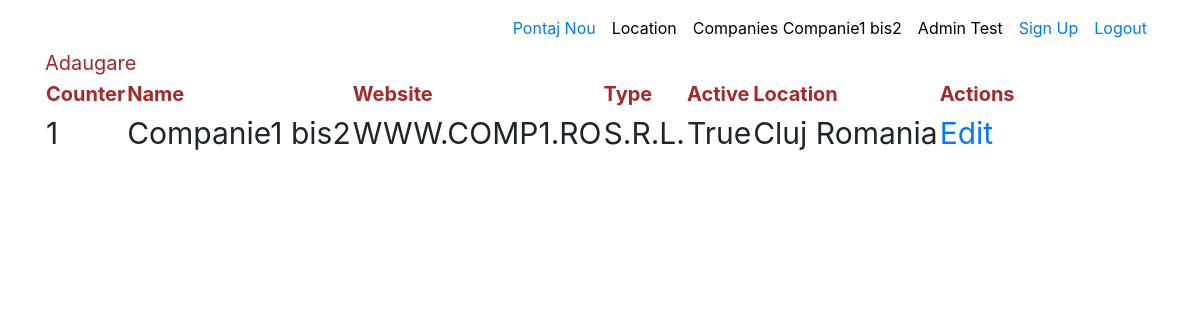
/companies/ (signed in), run on the app's committed database.
### aplicatie2/models.py (models this page shows, shortened)
class Companies(models.Model):
    name = models.CharField(max_length=50)
    website = models.CharField(max_length=100)
    type = models.CharField(max_length=10, choices=companies_choices)
    active = models.BooleanField(default=True)
    location = models.ForeignKey(Location, on_delete=models.CASCADE)

### aplicatie1/models.py (models this page shows, shortened)
class Location(models.Model):
    country = models.CharField(max_length=100)
    city = models.CharField(max_length=100)

### aplicatie2/views.py (the view)
# urls.py: path('', views.HomeIndex.as_view(), name="home"),
class HomeIndex(LoginRequiredMixin, ListView):
    model = Companies
    template_name = 'aplicatie2/companies_index.html'
    def get_context_data(self, *, object_list=None, **kwargs):
        context = super(HomeIndex, self).get_context_data(**kwargs)
        print(self.request.user.userextend.customer.id)
        context['all_companies'] = Companies.objects.filter(id=self.request.user.userextend.customer.id)
        return context

### proiect/context_processors.py (called while the page is built)
def get_company_name(request):
    if request.user.is_authenticated:
        return {'customer_name': request.user.userextend.customer.name}
    else:
        return {}

def is_ready_to_word(request):
    if request.user.is_authenticated:
        if Pontaj.objects.filter(user_id=request.user.id,  end_date=None).exists() is True:
            return {'ready_to_work': False}
        return {'ready_to_work': True}
    return {}

### templates/aplicatie2/companies_index.html
{% extends 'base.html' %}
{% block content %}
    <br>
    <br>
    <a href="{% url 'aplicatie2:adaugare' %}" class="header_style">Adaugare</a>
    <table id="id_tabel">
        <thead class="header_style">
        <th>Counter</th>
        <th>Name</th>
        <th>Website</th>
        <th>Type</th>
        <th>Active</th>
        <th>Location</th>
        <th>Actions</th>
        </thead>
        <tbody>
        {% for item in all_companies %}
            <tr>
                <td>{{ forloop.counter }}</td>
                <td>{{ item.name }}</td>
                <td>{{ item.website|upper }}</td>
                <td>{{ item.type }}</td>
                <td>{{ item.active }}</td>
                <td>{{ item.location.city }} {{ item.location.country }}</td>
                <td><a href="{% url 'aplicatie2:modificare' item.id %}">Edit</a></td>
            </tr>
        {% endfor %}
        </tbody>
    </table>
{% endblock %}

### templates/base.html (shortened to what this page needs)
<!DOCTYPE html>
<html lang="en">
<head>
    {% load static %}
    <link rel="stylesheet" href="https://maxcdn.bootstrapcdn.com/bootstrap/4.0.0/css/bootstrap.min.css"
>
    <link href="{% static 'css/style.css' %}" rel="stylesheet">
</head>
<body class="about-us">
<nav class="navbar navbar-expand-lg fixed-top navbar-transparent nav-down" color-on-scroll="200">
    <div class="container">
        <div class="collapse navbar-collapse">
            <ul class="navbar-nav ml-auto">
                {% if request.user.is_authenticated %}
                {% if ready_to_work %}
                <li class="nav-item">
                    <a class="nav-link" href="{% url 'userprofile:pontaj' %}">
                        Pontaj Nou
                    </a>
                </li>
                {% else %}
                <li class="nav-item">
                    <a class="nav-link" href="{% url 'userprofile:stop' request.user.id %}">
                        Ai pontat deja
                    </a>
                </li>
                {% endif %}
                {% endif %}
                <li class="nav-item">
                    <a href="{% url 'aplicatie1:home' %}" class="nav-link" style="color:black">
                        Location
                    </a>
                </li>
                <li class="nav-item">
                    <a href="{% url 'aplicatie2:home' %}" class="nav-link" style="color:black">
                        Companies {{ customer_name }}
                    </a>
                </li>
                {% if request.user.is_authenticated %}
                    <li class="nav-item">
                        <a href="{% url 'userprofile:update_profile' request.user.id %}" class="nav-link"
                           style="color: black">{{ request.user.first_name }} {{ request.user.last_name }}</a>
                    </li>
                {% endif %}
                <li class="nav-item">
                    <a href="{% url 'userprofile:new_account' %}" class="nav-link">
                        Sign Up
                    </a>
                </li>
                {% if request.user.is_authenticated == True %}
                    <li class="nav-item">
                        <a href="{% url 'logout' %}" class="nav-link">
                            Logout
                        </a>
                    </li>
                {% endif %}
            </ul>
        </div>
    </div>
</nav>
<div class="page-header page-header-small">
    <div class="content-center">
        <div class="container">
            {% block content %}
            {% endblock %}
        </div>
    </div>
</div>
</body>
</html>

### static/css/style.css (style rules this page uses)
.header_style { font-size: 20px; color: brown; }
#id_tabel { font-size: 30px; }

### data on the page
Companies: name "Companie1 bis2", website "WWW.COMP1.RO", type "S.R.L.", active "True", location.city "Cluj", location.country "Romania"

### other printed values
{{ request.user.first_name }} "Admin"
{{ request.user.last_name }} "Test"
